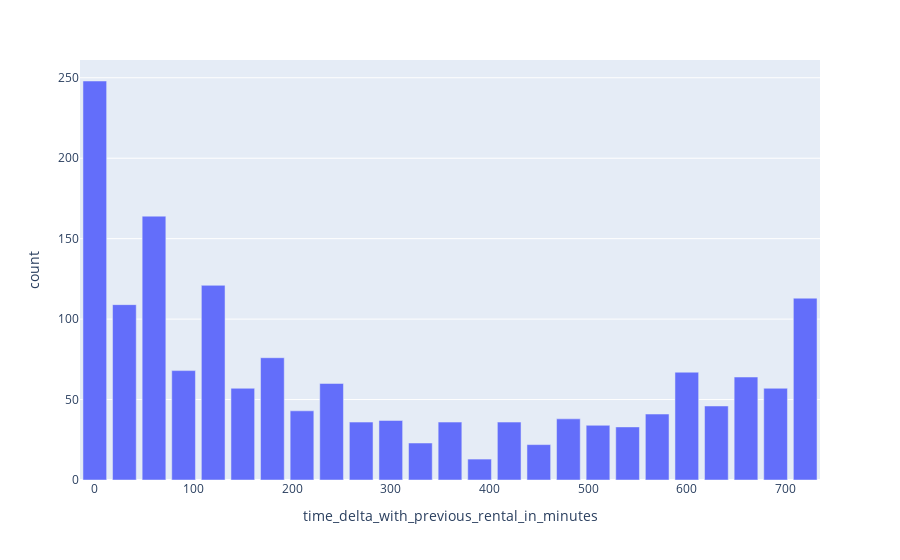

Here is the notebook cell this chart was saved with:
### Code cell
# Vizualisation of planned time delta
chained_df_count = chained_rentals_df["time_delta_with_previous_rental_in_minutes"].value_counts()
print("Nombre de locations: ", chained_df_count.sum())
print()
print("Distribution des locations en fonction de l'intervale planifié avec la précédente: ")
display(chained_df_count)

fig = px.bar(chained_df_count, y = "count", x=chained_df_count.index, labels=chained_df_count.index)
fig.show()

### Figure 1 — Plotly figure (JSON) as saved in the notebook; plotly's stock layout.template omitted (floating-point values rounded to 4 significant figures)
{"data": [{"hovertemplate": "time_delta_with_previous_rental_in_minutes=%{x}<br>count=%{y}<extra></extra>", "legendgroup": "", "marker": {"color": "#636efa", "pattern": {"shape": ""}}, "name": "", "orientation": "v", "showlegend": false, "textposition": "auto", "type": "bar", "x": [0.0, 60.0, 120.0, 720.0, 30.0, 180.0, 90.0, 600.0, 660.0, 240.0, 690.0, 150.0, 630.0, 210.0, 570.0, 480.0, 300.0, 270.0, 420.0, 360.0, 510.0, 540.0, 330.0, 450.0, 390.0], "xaxis": "x", "y": [248, 164, 121, 113, 109, 76, 68, 67, 64, 60, 57, 57, 46, 43, 41, 38, 37, 36, 36, 36, 34, 33, 23, 22, 13], "yaxis": "y"}], "layout": {"barmode": "relative", "legend": {"tracegroupgap": 0}, "margin": {"t": 60}, "xaxis": {"anchor": "y", "domain": [0, 1], "title": {"text": "time_delta_with_previous_rental_in_minutes"}}, "yaxis": {"anchor": "x", "domain": [0, 1], "title": {"text": "count"}}}}
